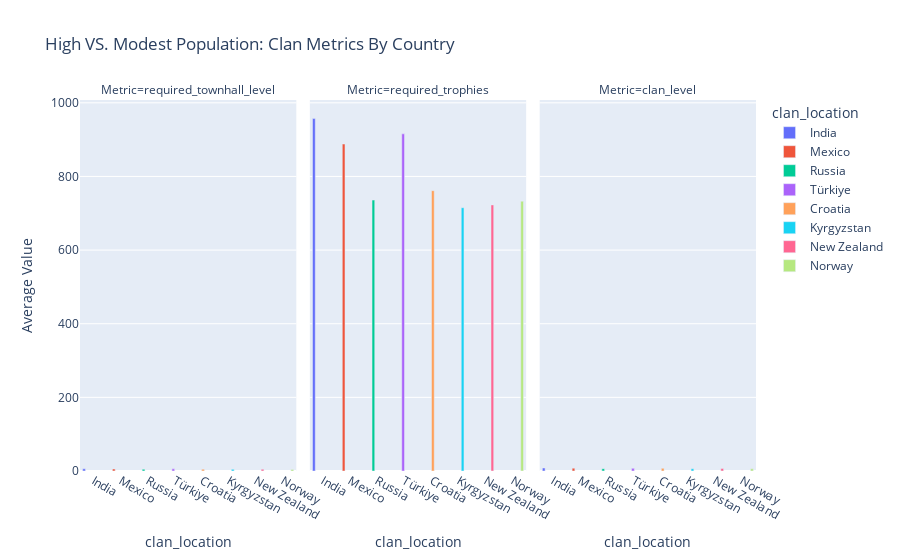

The notebook cell this image was saved under:
### Markdown cell above
#### Section 3 ####

### Code cell
fig_sbs = px.bar(
    combined_group.melt(id_vars = ["clan_location"], var_name = "Metric", value_name = "Average Value"),
    x = "clan_location",
    y = "Average Value",
    color = "clan_location",
    facet_col = "Metric",
    barmode = "group",
    title = "High VS. Modest Population: Clan Metrics By Country"
) 

fig_sbs.show()

### Figure 1 — Plotly figure (JSON) as saved in the notebook; plotly's stock layout.template omitted (floating-point values rounded to 4 significant figures)
{"data": [{"alignmentgroup": "True", "hovertemplate": "clan_location=%{x}<br>Metric=required_townhall_level<br>Average Value=%{y}<extra></extra>", "legendgroup": "India", "marker": {"color": "#636efa", "pattern": {"shape": ""}}, "name": "India", "offsetgroup": "India", "orientation": "v", "showlegend": true, "textposition": "auto", "type": "bar", "x": ["India"], "xaxis": "x", "y": [6.134], "yaxis": "y"}, {"alignmentgroup": "True", "hovertemplate": "clan_location=%{x}<br>Metric=required_trophies<br>Average Value=%{y}<extra></extra>", "legendgroup": "India", "marker": {"color": "#636efa", "pattern": {"shape": ""}}, "name": "India", "offsetgroup": "India", "orientation": "v", "showlegend": false, "textposition": "auto", "type": "bar", "x": ["India"], "xaxis": "x2", "y": [957.2], "yaxis": "y2"}, {"alignmentgroup": "True", "hovertemplate": "clan_location=%{x}<br>Metric=clan_level<br>Average Value=%{y}<extra></extra>", "legendgroup": "India", "marker": {"color": "#636efa", "pattern": {"shape": ""}}, "name": "India", "offsetgroup": "India", "orientation": "v", "showlegend": false, "textposition": "auto", "type": "bar", "x": ["India"], "xaxis": "x3", "y": [8.193], "yaxis": "y3"}, {"alignmentgroup": "True", "hovertemplate": "clan_location=%{x}<br>Metric=required_townhall_level<br>Average Value=%{y}<extra></extra>", "legendgroup": "Mexico", "marker": {"color": "#EF553B", "pattern": {"shape": ""}}, "name": "Mexico", "offsetgroup": "Mexico", "orientation": "v", "showlegend": true, "textposition": "auto", "type": "bar", "x": ["Mexico"], "xaxis": "x", "y": [5.512], "yaxis": "y"}, {"alignmentgroup": "True", "hovertemplate": "clan_location=%{x}<br>Metric=required_trophies<br>Average Value=%{y}<extra></extra>", "legendgroup": "Mexico", "marker": {"color": "#EF553B", "pattern": {"shape": ""}}, "name": "Mexico", "offsetgroup": "Mexico", "orientation": "v", "showlegend": false, "textposition": "auto", "type": "bar", "x": ["Mexico"], "xaxis": "x2", "y": [888.0], "yaxis": "y2"}, {"alignmentgroup": "True", "hovertemplate": "clan_location=%{x}<br>Metric=clan_level<br>Average Value=%{y}<extra></extra>", "legendgroup": "Mexico", "marker": {"color": "#EF553B", "pattern": {"shape": ""}}, "name": "Mexico", "offsetgroup": "Mexico", "orientation": "v", "showlegend": false, "textposition": "auto", "type": "bar", "x": ["Mexico"], "xaxis": "x3", "y": [7.715], "yaxis": "y3"}, {"alignmentgroup": "True", "hovertemplate": "clan_location=%{x}<br>Metric=required_townhall_level<br>Average Value=%{y}<extra></extra>", "legendgroup": "Russia", "marker": {"color": "#00cc96", "pattern": {"shape": ""}}, "name": "Russia", "offsetgroup": "Russia", "orientation": "v", "showlegend": true, "textposition": "auto", "type": "bar", "x": ["Russia"], "xaxis": "x", "y": [4.846], "yaxis": "y"}, {"alignmentgroup": "True", "hovertemplate": "clan_location=%{x}<br>Metric=required_trophies<br>Average Value=%{y}<extra></extra>", "legendgroup": "Russia", "marker": {"color": "#00cc96", "pattern": {"shape": ""}}, "name": "Russia", "offsetgroup": "Russia", "orientation": "v", "showlegend": false, "textposition": "auto", "type": "bar", "x": ["Russia"], "xaxis": "x2", "y": [735.8], "yaxis": "y2"}, {"alignmentgroup": "True", "hovertemplate": "clan_location=%{x}<br>Metric=clan_level<br>Average Value=%{y}<extra></extra>", "legendgroup": "Russia", "marker": {"color": "#00cc96", "pattern": {"shape": ""}}, "name": "Russia", "offsetgroup": "Russia", "orientation": "v", "showlegend": false, "textposition": "auto", "type": "bar", "x": ["Russia"], "xaxis": "x3", "y": [6.407], "yaxis": "y3"}, {"alignmentgroup": "True", "hovertemplate": "clan_location=%{x}<br>Metric=required_townhall_level<br>Average Value=%{y}<extra></extra>", "legendgroup": "Türkiye", "marker": {"color": "#ab63fa", "pattern": {"shape": ""}}, "name": "Türkiye", "offsetgroup": "Türkiye", "orientation": "v", "showlegend": true, "textposition": "auto", "type": "bar", "x": ["Türkiye"], "xaxis": "x", "y": [5.781], "yaxis": "y"}, {"alignmentgroup": "True", "hovertemplate": "clan_location=%{x}<br>Metric=required_trophies<br>Average Value=%{y}<extra></extra>", "legendgroup": "Türkiye", "marker": {"color": "#ab63fa", "pattern": {"shape": ""}}, "name": "Türkiye", "offsetgroup": "Türkiye", "orientation": "v", "showlegend": false, "textposition": "auto", "type": "bar", "x": ["Türkiye"], "xaxis": "x2", "y": [915.7], "yaxis": "y2"}, {"alignmentgroup": "True", "hovertemplate": "clan_location=%{x}<br>Metric=clan_level<br>Average Value=%{y}<extra></extra>", "legendgroup": "Türkiye", "marker": {"color": "#ab63fa", "pattern": {"shape": ""}}, "name": "Türkiye", "offsetgroup": "Türkiye", "orientation": "v", "showlegend": false, "textposition": "auto", "type": "bar", "x": ["Türkiye"], "xaxis": "x3", "y": [7.236], "yaxis": "y3"}, {"alignmentgroup": "True", "hovertemplate": "clan_location=%{x}<br>Metric=required_townhall_level<br>Average Value=%{y}<extra></extra>", "legendgroup": "Croatia", "marker": {"color": "#FFA15A", "pattern": {"shape": ""}}, "name": "Croatia", "offsetgroup": "Croatia", "orientation": "v", "showlegend": true, "textposition": "auto", "type": "bar", "x": ["Croatia"], "xaxis": "x", "y": [4.991], "yaxis": "y"}, {"alignmentgroup": "True", "hovertemplate": "clan_location=%{x}<br>Metric=required_trophies<br>Average Value=%{y}<extra></extra>", "legendgroup": "Croatia", "marker": {"color": "#FFA15A", "pattern": {"shape": ""}}, "name": "Croatia", "offsetgroup": "Croatia", "orientation": "v", "showlegend": false, "textposition": "auto", "type": "bar", "x": ["Croatia"], "xaxis": "x2", "y": [761.4], "yaxis": "y2"}, {"alignmentgroup": "True", "hovertemplate": "clan_location=%{x}<br>Metric=clan_level<br>Average Value=%{y}<extra></extra>", "legendgroup": "Croatia", "marker": {"color": "#FFA15A", "pattern": {"shape": ""}}, "name": "Croatia", "offsetgroup": "Croatia", "orientation": "v", "showlegend": false, "textposition": "auto", "type": "bar", "x": ["Croatia"], "xaxis": "x3", "y": [7.234], "yaxis": "y3"}, {"alignmentgroup": "True", "hovertemplate": "clan_location=%{x}<br>Metric=required_townhall_level<br>Average Value=%{y}<extra></extra>", "legendgroup": "Kyrgyzstan", "marker": {"color": "#19d3f3", "pattern": {"shape": ""}}, "name": "Kyrgyzstan", "offsetgroup": "Kyrgyzstan", "orientation": "v", "showlegend": true, "textposition": "auto", "type": "bar", "x": ["Kyrgyzstan"], "xaxis": "x", "y": [4.494], "yaxis": "y"}, {"alignmentgroup": "True", "hovertemplate": "clan_location=%{x}<br>Metric=required_trophies<br>Average Value=%{y}<extra></extra>", "legendgroup": "Kyrgyzstan", "marker": {"color": "#19d3f3", "pattern": {"shape": ""}}, "name": "Kyrgyzstan", "offsetgroup": "Kyrgyzstan", "orientation": "v", "showlegend": false, "textposition": "auto", "type": "bar", "x": ["Kyrgyzstan"], "xaxis": "x2", "y": [715.1], "yaxis": "y2"}, {"alignmentgroup": "True", "hovertemplate": "clan_location=%{x}<br>Metric=clan_level<br>Average Value=%{y}<extra></extra>", "legendgroup": "Kyrgyzstan", "marker": {"color": "#19d3f3", "pattern": {"shape": ""}}, "name": "Kyrgyzstan", "offsetgroup": "Kyrgyzstan", "orientation": "v", "showlegend": false, "textposition": "auto", "type": "bar", "x": ["Kyrgyzstan"], "xaxis": "x3", "y": [6.276], "yaxis": "y3"}, {"alignmentgroup": "True", "hovertemplate": "clan_location=%{x}<br>Metric=required_townhall_level<br>Average Value=%{y}<extra></extra>", "legendgroup": "New Zealand", "marker": {"color": "#FF6692", "pattern": {"shape": ""}}, "name": "New Zealand", "offsetgroup": "New Zealand", "orientation": "v", "showlegend": true, "textposition": "auto", "type": "bar", "x": ["New Zealand"], "xaxis": "x", "y": [4.724], "yaxis": "y"}, {"alignmentgroup": "True", "hovertemplate": "clan_location=%{x}<br>Metric=required_trophies<br>Average Value=%{y}<extra></extra>", "legendgroup": "New Zealand", "marker": {"color": "#FF6692", "pattern": {"shape": ""}}, "name": "New Zealand", "offsetgroup": "New Zealand", "orientation": "v", "showlegend": false, "textposition": "auto", "type": "bar", "x": ["New Zealand"], "xaxis": "x2", "y": [722.6], "yaxis": "y2"}, {"alignmentgroup": "True", "hovertemplate": "clan_location=%{x}<br>Metric=clan_level<br>Average Value=%{y}<extra></extra>", "legendgroup": "New Zealand", "marker": {"color": "#FF6692", "pattern": {"shape": ""}}, "name": "New Zealand", "offsetgroup": "New Zealand", "orientation": "v", "showlegend": false, "textposition": "auto", "type": "bar", "x": ["New Zealand"], "xaxis": "x3", "y": [6.958], "yaxis": "y3"}, {"alignmentgroup": "True", "hovertemplate": "clan_location=%{x}<br>Metric=required_townhall_level<br>Average Value=%{y}<extra></extra>", "legendgroup": "Norway", "marker": {"color": "#B6E880", "pattern": {"shape": ""}}, "name": "Norway", "offsetgroup": "Norway", "orientation": "v", "showlegend": true, "textposition": "auto", "type": "bar", "x": ["Norway"], "xaxis": "x", "y": [4.39], "yaxis": "y"}, {"alignmentgroup": "True", "hovertemplate": "clan_location=%{x}<br>Metric=required_trophies<br>Average Value=%{y}<extra></extra>", "legendgroup": "Norway", "marker": {"color": "#B6E880", "pattern": {"shape": ""}}, "name": "Norway", "offsetgroup": "Norway", "orientation": "v", "showlegend": false, "textposition": "auto", "type": "bar", "x": ["Norway"], "xaxis": "x2", "y": [732.8], "yaxis": "y2"}, {"alignmentgroup": "True", "hovertemplate": "clan_location=%{x}<br>Metric=clan_level<br>Average Value=%{y}<extra></extra>", "legendgroup": "Norway", "marker": {"color": "#B6E880", "pattern": {"shape": ""}}, "name": "Norway", "offsetgroup": "Norway", "orientation": "v", "showlegend": false, "textposition": "auto", "type": "bar", "x": ["Norway"], "xaxis": "x3", "y": [5.994], "yaxis": "y3"}], "layout": {"annotations": [{"font": {}, "showarrow": false, "text": "Metric=required_townhall_level", "x": 0.16, "xanchor": "center", "xref": "paper", "y": 1, "yanchor": "bottom", "yref": "paper"}, {"font": {}, "showarrow": false, "text": "Metric=required_trophies", "x": 0.5, "xanchor": "center", "xref": "paper", "y": 1, "yanchor": "bottom", "yref": "paper"}, {"font": {}, "showarrow": false, "text": "Metric=clan_level", "x": 0.84, "xanchor": "center", "xref": "paper", "y": 1, "yanchor": "bottom", "yref": "paper"}], "autosize": true, "barmode": "group", "legend": {"title": {"text": "clan_location"}, "tracegroupgap": 0}, "title": {"text": "High VS. Modest Population: Clan Metrics By Country"}, "xaxis": {"anchor": "y", "autorange": true, "categoryarray": ["India", "Mexico", "Russia", "Türkiye", "Croatia", "Kyrgyzstan", "New Zealand", "Norway"], "categoryorder": "array", "domain": [0, 0.32], "range": [-0.5, 7.5], "title": {"text": "clan_location"}, "type": "category"}, "xaxis2": {"anchor": "y2", "autorange": true, "categoryarray": ["India", "Mexico", "Russia", "Türkiye", "Croatia", "Kyrgyzstan", "New Zealand", "Norway"], "categoryorder": "array", "domain": [0.34, 0.66], "matches": "x", "range": [-0.5, 7.5], "title": {"text": "clan_location"}, "type": "category"}, "xaxis3": {"anchor": "y3", "autorange": true, "categoryarray": ["India", "Mexico", "Russia", "Türkiye", "Croatia", "Kyrgyzstan", "New Zealand", "Norway"], "categoryorder": "array", "domain": [0.68, 1.0], "matches": "x", "range": [-0.5, 7.5], "title": {"text": "clan_location"}, "type": "category"}, "yaxis": {"anchor": "x", "autorange": true, "domain": [0, 1], "range": [0, 1008.0], "title": {"text": "Average Value"}, "type": "linear"}, "yaxis2": {"anchor": "x2", "autorange": true, "domain": [0, 1], "matches": "y", "range": [0, 1008.0], "showticklabels": false, "type": "linear"}, "yaxis3": {"anchor": "x3", "autorange": true, "domain": [0, 1], "matches": "y", "range": [0, 1008.0], "showticklabels": false, "type": "linear"}}}
